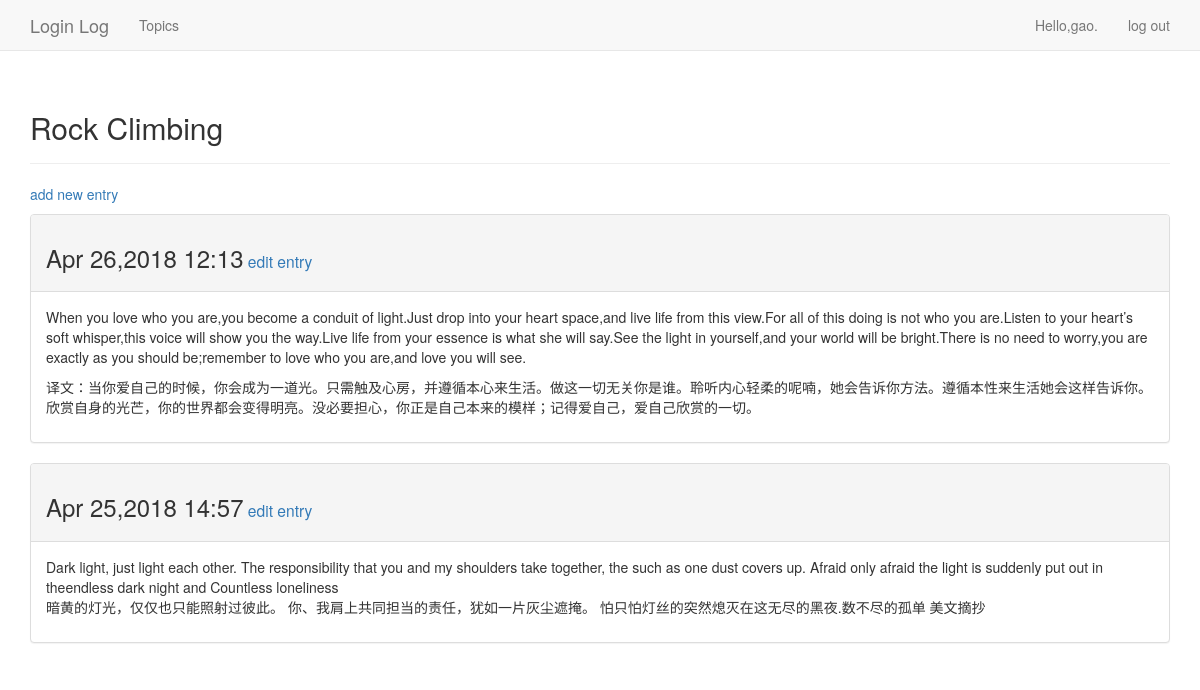
Page /topics/2 (signed in) on the committed database.
### learning_logs/models.py (models this page shows, shortened)
class Topic(models.Model):
    text=models.CharField(max_length=200)
    date_added=models.DateTimeField(auto_now_add=True)
    ower=models.ForeignKey(User,on_delete=models.CASCADE,)
    def __str__(self):
        return self.text

class Entry(models.Model):
    topic=models.ForeignKey('Topic',on_delete=models.CASCADE,)
    text=models.TextField()
    date_added=models.DateTimeField(auto_now_add=True)
    class Meta:
        verbose_name_plural='entries'

### learning_logs/views.py (the view)
# urls.py: url(r'^topics/(?P<topic_id>\d+)$',views.topic,name='topic'),
@login_required
def topic(request,topic_id):
    topic=Topic.objects.get(id=topic_id)
    if topic.ower!=request.user:
        raise Http404
    entries=topic.entry_set.order_by('-date_added')
    context={'topic':topic,'entries':entries}
    return render(request,'topic.html',context)

### templates/topic.html (shortened to what this page needs)
<!DOCTYPE html>
<html lang="en">
<head>
</head>
<body>
{% extends 'base.html' %}
{% block header %}
<h2>{{ topic }}</h2>
{% endblock header %}
{% block content %}
    <p>
        <a href="{% url 'learing_logs:new_entry' topic.id%}">add  new entry</a>
    </p>
    {% for entry in entries %}
        <div class="panel panel-default">
        <div class="panel-heading">
            <h3>{{ entry.date_added|date:'M d,Y H:i' }}<small>
                <a href="{% url 'learing_logs:edit_entry' entry.id %}">edit entry</a>
            </small>
            </h3>
        </div>
        <div class="panel-body">
        {{ entry.text|linebreaks }}
        </div>
        </div>
    {% empty %}
        There are no entries for this topic yet.
    {% endfor %}
{% endblock content %}

### templates/base.html (shortened to what this page needs)
{% load bootstrap3 %}
<!DOCTYPE html>
<html lang="en">
<head>
    {% bootstrap_css %}
</head>
<body>
<nav class="navbar navbar-default navbar-static-top">
    <div class="container">
        <div class="navbar-header">
            <a class="navbar-brand"href="{% url 'learing_logs:index' %}">
                Login Log</a>
        </div>
        <div id="navbar" class="navbar-collapse collapse" >
            <ul class="nav navbar-nav">
                <li><a href="{% url 'learning_logs:topics' %}">Topics</a></li>
            </ul>
            <ul class="nav navbar-nav navbar-right">
                {% if user.is_authenticated %}
                    <li><a>Hello,{{ user.username }}.</a></li>
                    <li><a href="{% url 'users:logout' %}">log out</a></li>
                {% else %}
                    <li><a href="{% url 'users:register' %}">register</a></li>
                    <li><a href="{% url 'users:login' %}">log in</a></li>
                {% endif %}
            </ul>
        </div>
    </div>
</nav>
<div class="container">
    <div class="page-header">
        {% block header %}{% endblock header %}
    </div>
    <div>
    {% block content %}{% endblock content %}
    </div>
</div>
</body>
</html>

### rows in the picture
Topic: text "Rock Climbing"
Entry: date_added "Apr 26,2018 12:13", text "When you love who you are,you become a conduit of light.Just drop into your heart space,and live life from this view.For all of this doing is not who you are.Listen to your heart’s soft whisper,this voice will show you the way.Live life from your essence is what she will say.See the light in yourself,and your world will be bright.There is no need to worry,you are exactly as you should be;remember to love who you are,and love you will see. 译文：当你爱自己的时候，你会成为一道光。只需触及心房，并遵循本心来生活。做这一切无关你是谁。聆听内心轻柔的呢喃，她会告诉你方法。遵循本性来生活她会这样告诉你。欣赏自身的光芒，你的世界都会变得明亮。没必要担心，你正是自己本来的模样；记得爱自己，爱自己欣赏的一切。"
Entry: date_added "Apr 25,2018 14:57", text "Dark light, just light each other. The responsibility that you and my shoulders take together, the such as one dust covers up. Afraid only afraid the light is suddenly put out in theendless dark night and Countless loneliness 暗黄的灯光，仅仅也只能照射过彼此。 你、我肩上共同担当的责任，犹如一片灰尘遮掩。 怕只怕灯丝的突然熄灭在这无尽的黑夜.数不尽的孤单 美文摘抄"

### other values in the picture
{{ user.username }} "gao"
